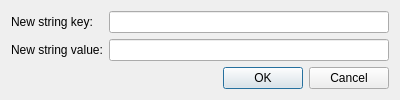
<?xml version="1.0" encoding="UTF-8"?>
<ui version="4.0">
 <class>SolarusEditor::NewStringDialog</class>
 <widget class="QDialog" name="SolarusEditor::NewStringDialog">
  <property name="geometry">
   <rect>
    <x>0</x>
    <y>0</y>
    <width>400</width>
    <height>100</height>
   </rect>
  </property>
  <property name="windowTitle">
   <string>New string</string>
  </property>
  <layout class="QVBoxLayout" name="verticalLayout_3">
   <item>
    <layout class="QVBoxLayout" name="vertical_layout_2">
     <item>
      <layout class="QFormLayout" name="formLayout">
       <item row="0" column="0">
        <widget class="QLabel" name="string_key_label">
         <property name="text">
          <string>New string key:</string>
         </property>
        </widget>
       </item>
       <item row="0" column="1">
        <widget class="QLineEdit" name="string_key_field"/>
       </item>
       <item row="1" column="0">
        <widget class="QLabel" name="string_value_label">
         <property name="text">
          <string>New string value:</string>
         </property>
        </widget>
       </item>
       <item row="1" column="1">
        <widget class="QLineEdit" name="string_value_field"/>
       </item>
      </layout>
     </item>
     <item>
      <widget class="QDialogButtonBox" name="button_box">
       <property name="orientation">
        <enum>Qt::Horizontal</enum>
       </property>
       <property name="standardButtons">
        <set>QDialogButtonBox::Cancel|QDialogButtonBox::Ok</set>
       </property>
      </widget>
     </item>
    </layout>
   </item>
  </layout>
 </widget>
 <resources/>
 <connections>
  <connection>
   <sender>button_box</sender>
   <signal>accepted()</signal>
   <receiver>SolarusEditor::NewStringDialog</receiver>
   <slot>accept()</slot>
   <hints>
    <hint type="sourcelabel">
     <x>248</x>
     <y>254</y>
    </hint>
    <hint type="destinationlabel">
     <x>157</x>
     <y>274</y>
    </hint>
   </hints>
  </connection>
  <connection>
   <sender>button_box</sender>
   <signal>rejected()</signal>
   <receiver>SolarusEditor::NewStringDialog</receiver>
   <slot>reject()</slot>
   <hints>
    <hint type="sourcelabel">
     <x>316</x>
     <y>260</y>
    </hint>
    <hint type="destinationlabel">
     <x>286</x>
     <y>274</y>
    </hint>
   </hints>
  </connection>
 </connections>
</ui>
